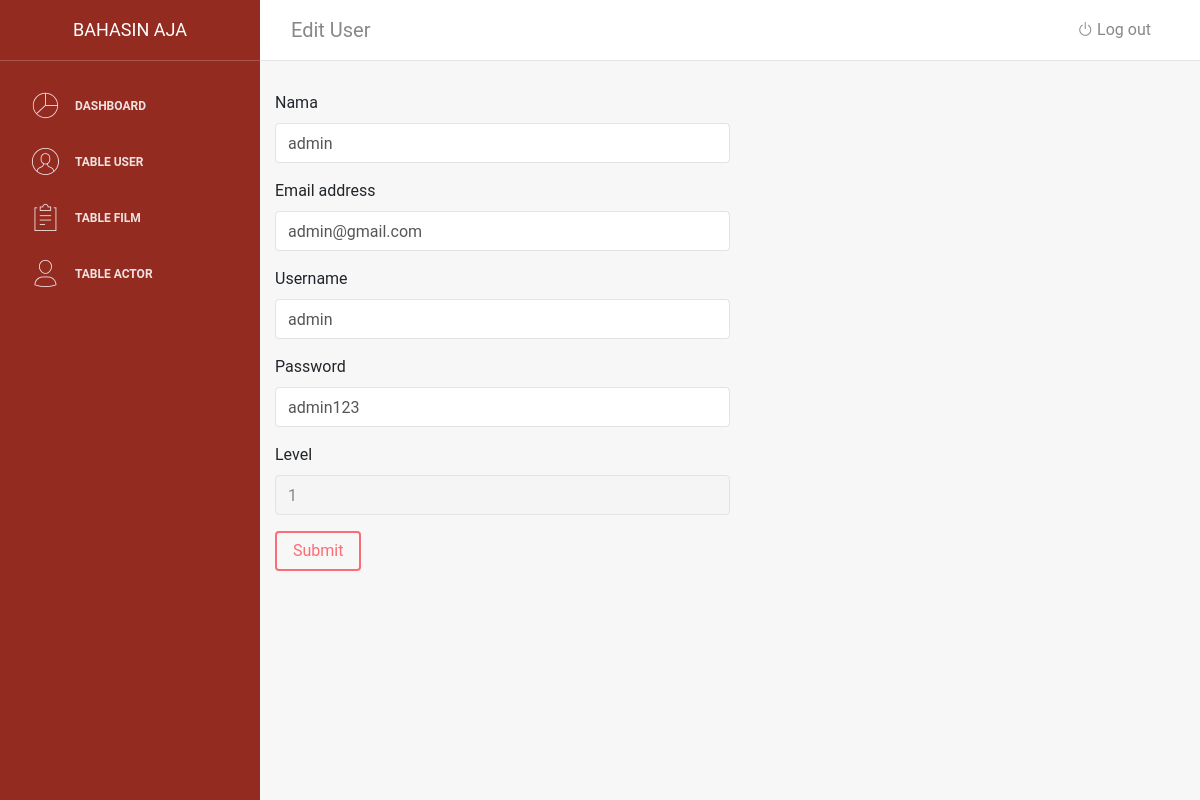
The app's page /Dashboard/examples/edituser.php?email=admin@gmail.com with its own data.
### tables this page shows
CREATE TABLE `user` (
  `nama` varchar(255) NOT NULL,
  `email` varchar(255) NOT NULL,
  `username` varchar(255) NOT NULL,
  `password` varchar(255) NOT NULL,
  `level` int(2) NOT NULL
);

### Dashboard/examples/edituser.php (the view, shortened to what this page needs)
 <!DOCTYPE html>
 <html lang="en">
 <head>
     <link rel="stylesheet" href="https://cdn.jsdelivr.net/npm/bootstrap-icons@1.9.1/font/bootstrap-icons.css">
     <link rel="stylesheet" href="https://cdn.jsdelivr.net/npm/bootstrap-icons@1.9.1/font/bootstrap-icons.css">
     <link rel="stylesheet" href="https://maxcdn.bootstrapcdn.com/font-awesome/latest/css/font-awesome.min.css" />
     <link href="../assets/css/bootstrap.min.css" rel="stylesheet" />
     <link href="../assets/css/light-bootstrap-dashboard.css?v=2.0.0 " rel="stylesheet" />
     <link href="../assets/css/demo.css" rel="stylesheet" />
 </head>
 <?php
$koneksi = koneksi();
$email = $_GET['email'];
$sql = "SELECT * from user where email ='$email'";
$result = mysqli_query($koneksi, $sql);
$hasil = mysqli_fetch_array($result);
?>
 <body>
     <div class="wrapper">
         <div class="sidebar" data-image="../assets/img/sidebar-5.jpg">
             <div class="sidebar-wrapper">
                 <div class="logo">
                     <a href="" class="simple-text">
                       Bahasin Aja
                     </a>
                 </div>
                 <ul class="nav">
                     <li>
                         <a class="nav-link" href="dashboard.php">
                             <i class="nc-icon nc-chart-pie-35"></i>
                             <p>Dashboard</p>
                         </a>
                     </li>
                     <li>
                         <a class="nav-link" href="./tableuser.php">
                             <i class="nc-icon nc-circle-09"></i>
                             <p>Table User</p>
                         </a>
                     </li>
                     <li>
                         <a class="nav-link" href="./tablefilm.php">
                             <i class="nc-icon nc-notes"></i>
                             <p>Table Film</p>
                         </a>
                     </li>
                     <li>
                         <a class="nav-link" href="./tableactor.php">
                             <i class="nc-icon nc-single-02"></i>
                             <p>Table Actor</p>
                         </a>
                     </li>
                 </ul>
             </div>
         </div>
         <div class="main-panel">
             <nav class="navbar navbar-expand-lg " color-on-scroll="500">
                 <div class="container-fluid">
                     <a class="navbar-brand" href="#pablo"> Edit User </a>
                     <div class="collapse navbar-collapse justify-content-end" id="navigation">
                         <ul class="navbar-nav ml-auto">
                             <li class="nav-item">
                                 <a class="nav-link" href="#pablo">
                                     <span class="no-icon"><i class="bi bi-power"></i> Log out</span>
                                 </a>
                             </li>
                         </ul>
                     </div>
                 </div>
             </nav>
             <div class="content">
             <div class="mb-3">
             <form action='edituserquery.php' method='POST'>
                    <label for="exampleFormControlInput1" class="form-label">Nama</label>
                    <input type="text" class="form-control" name="nama" id="exampleFormControlInput1" placeholder="Nama" style="width : 50%;" value="<?= $hasil['nama'] ?>">
                    </div>
                    <div class="mb-3">
                    <label for="exampleFormControlInput1" class="form-label">Email address</label>
                    <input type="text" class="form-control" name="email" id="exampleFormControlInput1" placeholder="Email address" style="width : 50%;" value="<?= $hasil['email'] ?>">
                    </div>
                    <div class="mb-3">
                    <label for="exampleFormControlInput1" class="form-label">Username</label>
                    <input type="text" class="form-control" name="username" id="exampleFormControlInput1" placeholder="Username" style="width : 50%;" value="<?= $hasil['username'] ?>">
                    </div>
                    <div class="mb-3">
                    <label for="exampleFormControlInput1" class="form-label">Password</label>
                    <input type="text" class="form-control" name="password" id="exampleFormControlInput1" placeholder="Password" style="width : 50%;" value="<?= $hasil['password'] ?>">
                    </div>
                    <div class="mb-3">
                    <label for="exampleFormControlInput1" class="form-label">Level</label>
                    <input type="text" class="form-control" name="level "id="exampleFormControlInput1" placeholder="Level" style="width : 50%;" value="<?= $hasil['level'] ?>" readonly>
                    </div>
                    <div class="">
                    <button class="btn btn-danger" name="submit" type="submit">Submit</button>
                    </div>
 </body>
 </html>

### records on screen
user: nama "admin", email "admin@gmail.com", username "admin", password "admin123", level "1"
